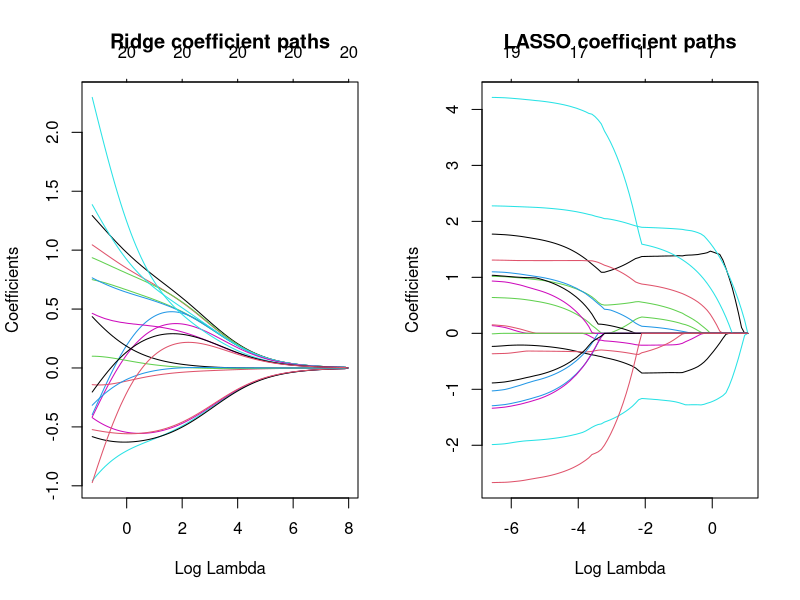
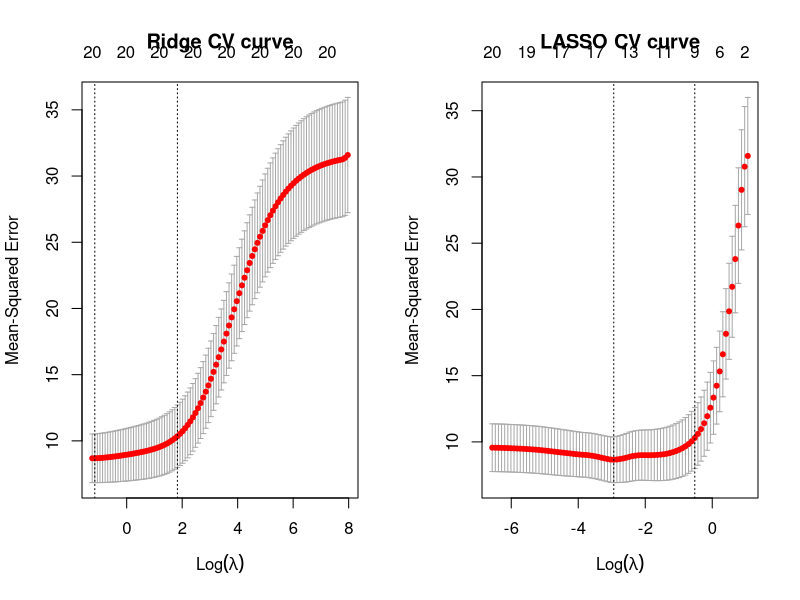

These charts were generated, in order, by the following R code:
## ============================================================
## OLS vs Ridge vs LASSO demo
## Goal:
##   1. Simulate correlated predictors
##   2. Fit OLS, ridge, and lasso
##   3. Compare predictive performance on test data
##   4. Show that lasso performs variable selection
## ============================================================

## install.packages("glmnet")   # uncomment if needed
library(glmnet)

set.seed(123)

## ----------------------------
## 1. Simulate data
## ----------------------------
n_train <- 120
n_test  <- 1000
p <- 20

make_X <- function(n) {
  z1 <- rnorm(n)
  z2 <- rnorm(n)
  z3 <- rnorm(n)
  z4 <- rnorm(n)
  z5 <- rnorm(n)
  
  X <- cbind(
    z1 + rnorm(n, sd = 0.2),
    z1 + rnorm(n, sd = 0.2),
    z1 + rnorm(n, sd = 0.2),
    z1 + rnorm(n, sd = 0.2),
    
    z2 + rnorm(n, sd = 0.2),
    z2 + rnorm(n, sd = 0.2),
    z2 + rnorm(n, sd = 0.2),
    z2 + rnorm(n, sd = 0.2),
    
    z3 + rnorm(n, sd = 0.2),
    z3 + rnorm(n, sd = 0.2),
    z3 + rnorm(n, sd = 0.2),
    z3 + rnorm(n, sd = 0.2),
    
    z4 + rnorm(n, sd = 0.2),
    z4 + rnorm(n, sd = 0.2),
    z4 + rnorm(n, sd = 0.2),
    z4 + rnorm(n, sd = 0.2),
    
    z5 + rnorm(n, sd = 0.2),
    z5 + rnorm(n, sd = 0.2),
    z5 + rnorm(n, sd = 0.2),
    z5 + rnorm(n, sd = 0.2)
  )
  
  colnames(X) <- paste0("x", 1:ncol(X))
  X
}

X_train <- make_X(n_train)
X_test  <- make_X(n_test)

# Sparse true coefficient vector:
# only a few predictors actually matter
beta_true <- c(3.0, 0, 0, 0,
               -2.5, 0, 0, 0,
               2.0, 0, 0, 0,
               0, 0, 0, 0,
               1.5, 0, 0, 0)

sigma <- 3

y_train <- as.vector(X_train %*% beta_true + rnorm(n_train, sd = sigma))
y_test  <- as.vector(X_test  %*% beta_true + rnorm(n_test,  sd = sigma))

train_df <- data.frame(y = y_train, X_train)
test_df  <- data.frame(y = y_test, X_test)

cat("\n--- True nonzero coefficients ---\n")
print(beta_true)

## ----------------------------
## 2. Fit OLS
## ----------------------------
ols_fit <- lm(y ~ ., data = train_df)

## ----------------------------
## 3. Fit ridge and lasso via cv.glmnet
## ----------------------------
x_train_mat <- as.matrix(X_train)
x_test_mat  <- as.matrix(X_test)

set.seed(123)
cv_ridge <- cv.glmnet(
  x = x_train_mat,
  y = y_train,
  alpha = 0,          # ridge
  family = "gaussian",
  nfolds = 10
)

set.seed(123)
cv_lasso <- cv.glmnet(
  x = x_train_mat,
  y = y_train,
  alpha = 1,          # lasso
  family = "gaussian",
  nfolds = 10
)

cat("\n--- Chosen lambdas ---\n")
cat("Ridge lambda.min:", cv_ridge$lambda.min, "\n")
cat("Ridge lambda.1se:", cv_ridge$lambda.1se, "\n")
cat("LASSO lambda.min:", cv_lasso$lambda.min, "\n")
cat("LASSO lambda.1se:", cv_lasso$lambda.1se, "\n")

## ----------------------------
## 4. Predictions and test performance
## ----------------------------
mse <- function(y, yhat) mean((y - yhat)^2)

# OLS
ols_pred_train <- predict(ols_fit, newdata = train_df)
ols_pred_test  <- predict(ols_fit, newdata = test_df)

# Ridge
ridge_pred_train <- predict(cv_ridge, newx = x_train_mat, s = "lambda.min")
ridge_pred_test  <- predict(cv_ridge, newx = x_test_mat,  s = "lambda.min")

# LASSO
lasso_pred_train <- predict(cv_lasso, newx = x_train_mat, s = "lambda.min")
lasso_pred_test  <- predict(cv_lasso, newx = x_test_mat,  s = "lambda.min")

results <- data.frame(
  Model = c("OLS", "Ridge", "LASSO"),
  Train_MSE = c(
    mse(y_train, ols_pred_train),
    mse(y_train, ridge_pred_train),
    mse(y_train, lasso_pred_train)
  ),
  Test_MSE = c(
    mse(y_test, ols_pred_test),
    mse(y_test, ridge_pred_test),
    mse(y_test, lasso_pred_test)
  )
)

cat("\n--- Performance comparison ---\n")
print(results)

## ----------------------------
## 5. Compare coefficients
## ----------------------------
ols_coef <- coef(ols_fit)
ridge_coef <- as.matrix(coef(cv_ridge, s = "lambda.min"))
lasso_coef <- as.matrix(coef(cv_lasso, s = "lambda.min"))

coef_tab <- data.frame(
  Variable = rownames(ridge_coef),
  OLS = c(ols_coef[1], ols_coef[-1]),
  Ridge = ridge_coef[, 1],
  LASSO = lasso_coef[, 1]
)

cat("\n--- First several coefficients ---\n")
print(round(coef_tab[1:12, 2:4], 3))

## ----------------------------
## 6. Show variable selection by lasso
## ----------------------------
lasso_selected <- rownames(lasso_coef)[lasso_coef[, 1] != 0]
lasso_selected <- setdiff(lasso_selected, "(Intercept)")

ridge_nonzero <- rownames(ridge_coef)[abs(ridge_coef[, 1]) > 1e-8]
ridge_nonzero <- setdiff(ridge_nonzero, "(Intercept)")

cat("\n--- Variables selected by LASSO ---\n")
print(lasso_selected)

cat("\n--- Number of nonzero coefficients ---\n")
cat("Ridge:", length(ridge_nonzero), "out of", p, "\n")
cat("LASSO:", length(lasso_selected), "out of", p, "\n")

## ----------------------------
## 7. Plot coefficient paths
## ----------------------------
par(mfrow = c(1, 2))
plot(glmnet(x_train_mat, y_train, alpha = 0), xvar = "lambda",
     main = "Ridge coefficient paths")
plot(glmnet(x_train_mat, y_train, alpha = 1), xvar = "lambda",
     main = "LASSO coefficient paths")
par(mfrow = c(1, 1))

## ----------------------------
## 8. Plot CV curves
## ----------------------------
par(mfrow = c(1, 2))
plot(cv_ridge, main = "Ridge CV curve")
plot(cv_lasso, main = "LASSO CV curve")
par(mfrow = c(1, 1))

## ----------------------------
## 9. Clean summary for teaching
## ----------------------------
cat("\n--- Teaching summary ---\n")
cat("1. OLS uses all predictors and can be unstable under collinearity.\n")
cat("2. Ridge shrinks coefficients toward zero but typically keeps all variables.\n")
cat("3. LASSO shrinks coefficients and can set some exactly to zero.\n")
cat("4. The zero coefficients illustrate variable selection.\n")
cat("5. Compare test MSE to see which method predicts best in this simulation.\n")
